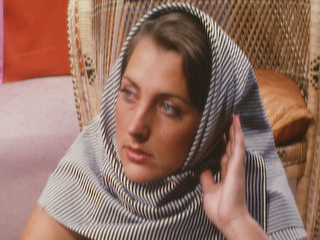
%> input picture data/barbaraFaceRgb.tif, 320 x 240 px
$ octave practice09_11_ip.m   (GNU Octave 9; MATLAB toolbox functions it lacks are replaced by stand-ins)
%> lines starting %> are read from the running program, lines starting %| are printed output that depends on the picture
### Sec06/eigLpFir.m
function h = eigLpFir(nOrder,passBandEdge,stopBandEdge, alpha)
% eigLpFir : 固有フィルタ設計 (Type I)
%
%   h = eigLpFir(order,passBandEdge,stopBandEdge,alpha)
%
% 入力
%   order        : フィルタ次数 (偶数)
%   passBandEdge : 通過域端 (ナイキスト周波数を1.0として)
%   stopBandEdge : 阻止域端 (ナイキスト周波数を1.0として)
%   alpha        : 通過域と阻止域の重み(0.0<alpha<1.0)
%
% 出力
%   h            : インパルス応答
%
%   フィルタ次数 order、通過域端 passBandEdge、
%   阻止域端 stopBandEdge、重みパラメータalpha を与えると、
%   固有フィルタ設計法により低域通過フィルタを作成し、
%   h としてインパルス応答を出力。
%
% $Id: eigLpFir.m,v 1.2 2007/05/07 11:09:47 sho Exp $
%
% Copyright (C) 2006-2007 Shogo MURAMATSU, All rights reserved
%
narginchk(4,4);

if rem(nOrder,2) ~= 0
    error('次数は偶数でなければなりません。');
end;
if (passBandEdge > stopBandEdge)
    error('通過域端は、阻止域端より低くなければなりません。');
end

% 独立なフィルタ係数の数
nCoefficients = nOrder/2;

% 通過域端の換算（正規化角周波数）
omegaPass = passBandEdge * pi;
% 阻止域端の換算（正規化角周波数）
omegaStop = stopBandEdge * pi;

% 行列Q, Pの生成
Q = zeros(nCoefficients+1);
P = zeros(nCoefficients+1);
for iRowCoef = 1:nCoefficients+1
    m=iRowCoef-1;
    for iColCoef = 1:nCoefficients+1
        n=iColCoef-1;
        if m==n
            if m==0
                Q(iRowCoef,iColCoef) = 0;
                P(iRowCoef,iColCoef) = 1-omegaStop/pi;
            else
                Q(iRowCoef,iColCoef) = 1/pi * ...
                    (3/2 * omegaPass ...
                        - 2*sin(m*omegaPass)/m ...
                        + sin(2*m*omegaPass)/(4*m) );
                P(iRowCoef,iColCoef) = 1/(2*pi) * ...
                    ( pi - omegaStop ...
                        - sin(2*m*omegaStop)/(2*m) );
            end
        else
           if m==0 || n==0
               Q(iRowCoef,iColCoef) = 0;
           else
               Q(iRowCoef,iColCoef) = 1/pi * ...
                    (omegaPass ...
                        - ( sin(m*omegaPass)/m + sin(n*omegaPass)/n) ...
                        + sin( (m+n)*omegaPass ) / (2 * (m+n) )...
                        + sin( (m-n)*omegaPass ) / (2 * (m-n) ) );
           end
           P(iRowCoef,iColCoef) = 1/(2*pi) * ...
                ( ( - sin( (m+n)*omegaStop )/(m+n) ) ...
                    + ( - sin( (m-n)*omegaStop )/(m-n) ) );
        end
    end
end

% 行列Rの生成（実、対称の正定値行列）
R = alpha * P + (1-alpha) * Q;

% 係数ベクトルの準備（初期値をランダムに設定）
b = rand(nCoefficients+1,1);
b = b/norm(b);

% 最小固有値に対応する固有ベクトルの計算
previousCoefficients = zeros(size(b));
epsilon = Inf;
while (epsilon > 1e-9)
    b = R\b;
    b = b/norm(b);
    epsilon = norm(b - previousCoefficients);
    previousCoefficients = b;
end

h = [flipud(b(2:nCoefficients+1)); 2 * b(1) ;b(2:nCoefficients+1)];
h = h/sum(h);

% end of eigLpFir

### 2019before/Sec09/upsample2.m
function [outputArray, X, Y] = upsample2(inputArray,upMtx)
%
% Inputs
%
%   inputArray: input array
%   upMtx: upsampling matrix
%
% Outputs
%
%   outputArray: output array
%   X          : horizontal sampling points
%   Y          : vertical sampling points
%
% $Id: upsample2.m,v 1.2 2007/05/07 11:09:47 sho Exp $
%
% Copyright (C) 2005-2007 Shogo MURAMATSU, All rights reserved
%

% 볺쀍봹쀱궻긖귽긛
nRowsInputArray = size(inputArray,1);
nColsInputArray = size(inputArray,2);
nCompInputArray = size(inputArray,3);

% 귺긞긵긖깛긵깏깛긐뚣궻봹쀱붝댪똶럁
vertexPoints(:,1) = [ 0 0 ].';
vertexPoints(:,2) = upMtx * [ 0 nColsInputArray ].';
vertexPoints(:,3) = upMtx * [ nRowsInputArray 0 ].';
vertexPoints(:,4) = upMtx * [ nRowsInputArray nColsInputArray ].';
minPoint = floor(min(vertexPoints,[],2));
maxPoint = ceil(max(vertexPoints,[],2))-1;

% 귺긞긵긖깛긵깏깛긐
clear arrayY;
iRow = 1;
for m0 = minPoint(1):maxPoint(1)
    iCol = 1;
    for m1 = minPoint(2):maxPoint(2)
        outputArray(iRow, iCol, :) = zeros(1,nCompInputArray,...
                'like',inputArray);
        originalPoint = upMtx \ [ m0 m1 ].';
        lat = upMtx * fix(originalPoint);
        if m0 == lat(1) && m1 == lat(2)
            n0 = originalPoint(1);
            n1 = originalPoint(2);
            if n0 >= 0 && n0 < nRowsInputArray  && ...
                n1 >= 0 && n1< nColsInputArray
                outputArray(iRow, iCol, :) = inputArray(n0 + 1, n1 + 1, :);
            end
        end
       iCol = iCol + 1;
    end
    iRow = iRow + 1;
end

Y = minPoint(1):maxPoint(1);
X = minPoint(2):maxPoint(2);

% end of upsample2

### 2019before/Sec09/downsample2.m
function [outputArray, X, Y] = downsample2(inputArray,downMtx,phase)
%
% Inputs
%
%   inputArray: input array
%   downMtx:    downsampling matrix
%   phase:      downsampling phase
%
% Outputs
%
%   outputArray: output array
%   X          : horizontal sampling points
%   Y          : vertical sampling points
%
% $Id: downsample2.m,v 1.2 2007/05/07 11:09:47 sho Exp $
%
% Copyright (C) 2006-2015 Shogo MURAMATSU, All rights reserved
%
if nargin < 3
    phase = [0 0].';
else
    phase = phase(:);
end

% 入力配列のサイズ
nRowsInputArray = size(inputArray,1);
nColsInputArray = size(inputArray,2);
nCompInputArray = size(inputArray,3);

% ダウンサンプリング後の配列範囲計算
vertexPoints(:,1) = [ 0 0 ].';
vertexPoints(:,2) = downMtx \ [ 0 nColsInputArray-1 ].';
vertexPoints(:,3) = downMtx \ [ nRowsInputArray-1 0 ].';
vertexPoints(:,4) = downMtx \ [ nRowsInputArray-1 nColsInputArray-1 ].';
minPoint = floor(min(vertexPoints,[],2));
maxPoint = ceil(max(vertexPoints,[],2));

% 間引き位相の FPD(downMtx)内への変換
phase = phase - downMtx * floor(downMtx \ phase);

% ダウンサンプリング
clear arrayY;
iRow = 1;
for m0 = minPoint(1):maxPoint(1)
    iCol = 1;
    for m1 = minPoint(2):maxPoint(2)
        originalPoint = downMtx * [ m0 m1 ].';
        n0 = originalPoint(1) + phase(1);
        n1 = originalPoint(2) + phase(2);
        if n0 >= 0 && n0 < nRowsInputArray  && ...
                n1 >= 0 && n1< nColsInputArray
            outputArray(iRow, iCol, :) = inputArray(n0 + 1, n1 + 1, :);
        else
            outputArray(iRow, iCol, :) = zeros(1,nCompInputArray,...
                'like',inputArray);
        end
       iCol = iCol + 1;
    end
    iRow = iRow + 1;
end

Y = minPoint(1):maxPoint(1);
X = minPoint(2):maxPoint(2);

% end of downsample2

### Sec09/practice09_11_ip.m
% practice09_11.m
%
% $Id: practice09_11_ip.m,v 1.2 2007/05/07 11:09:47 sho Exp $
%
% Copyright (C) 2005-2015 Shogo MURAMATSU, All rights reserved
%

%% 補間率と間引き率
% 垂直補間率
up0 = 2;
% 垂直間引き率
down0 = 3;

% 水平補間率
up1 = 2;
% 水平間引き率
down1 = 3;

%% 画像の読込
pictureOriginal = rgb2gray(imread('./data/barbaraFaceRgb.tif'));
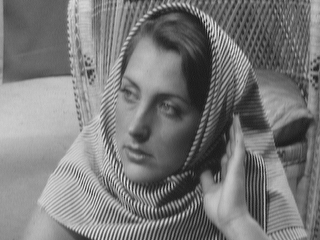
%> pictureOriginal: size 240x320 uint8; min 15, max 236, mean 121.3

%% 原画像
figure(1)
imshow(pictureOriginal)
title('Before conversion of sampling lattice')

%% 垂直用フィルタ設計
factor0 = max(up0,down0);
order0 = 2 * (up0 * down0 - 1);
edgePassBand0 = 1/factor0 * 0.5;
edgeStopBand0 = 1/factor0 * 1.5;
weight0 = 0.5; % pass:stop = 1:1
g0 = eigLpFir(order0,edgePassBand0,edgeStopBand0,weight0);

%% 水平用フィルタ設計
factor1 = max(up1,down1);
order1 = 2 * (up1 * down1 - 1);
edgePassBand1 = 1/factor1 * 0.5;
edgeStopBand1 = 1/factor1 * 1.5;
weight1 = 0.5; % pass:stop = 1:1
g1 = eigLpFir(order1,edgePassBand1,edgeStopBand1,weight1);

%% 2次元フィルタ
G = up0 * up1 * kron(g1.',g0);
figure(2)
freqz2(G)
xlabel('\omega_1 (\times\pi rad)')
ylabel('\omega_0 (\times\pi rad)')
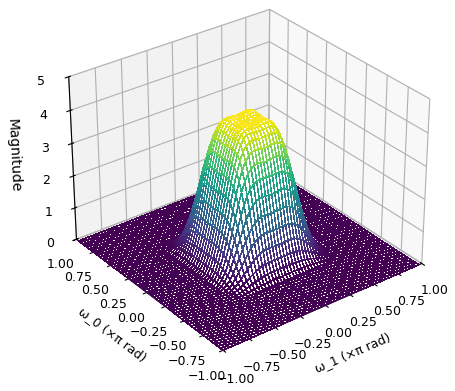
%> figure redrawn from the program's plot data

%% 2次元アップサンプリング
upMtx = diag([up0 up1]);
pictureU = upsample2(pictureOriginal,upMtx);
%> after the loop in upsample2, `for m0 = minPoint(1):maxPoint(1)`:
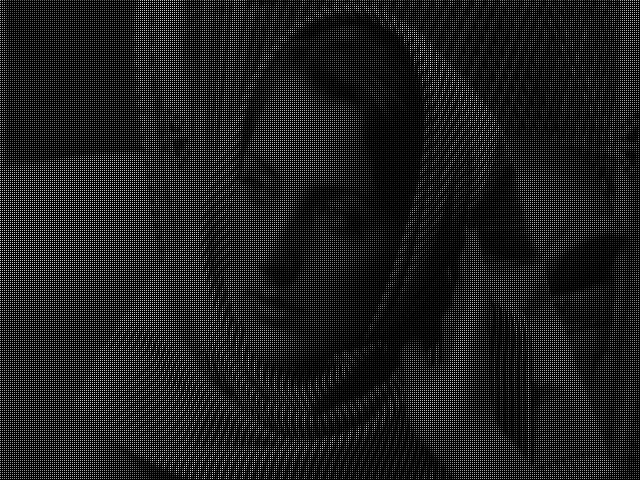
%> outputArray: size 480x640 uint8; min 0, max 236, mean 30.3
%> after the loop in upsample2, `for m0 = minPoint(1):maxPoint(1)`: iRow = 481; n0 = 239; n1 = 319

%% 2次元畳み込み
clear pictureG
pictureG = imfilter(pictureU,G);
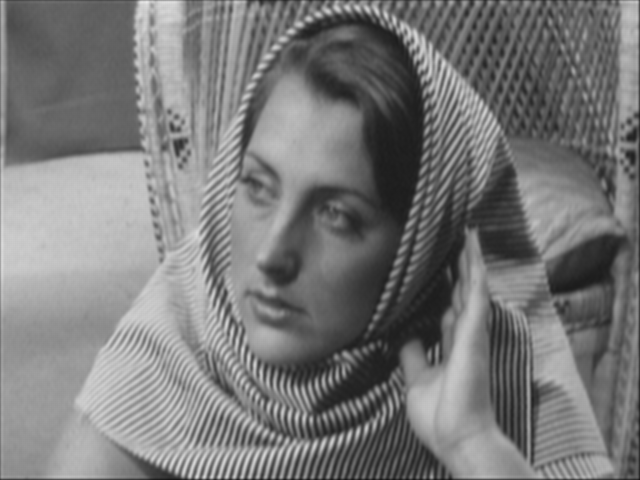
%> pictureG: size 480x640 uint8; min 20, max 233, mean 121.1

% 2次元ダウンサンプリング
downMtx = diag([down0 down1]);
pictureOutput = uint8(downsample2(pictureG,downMtx));
%> after the loop in downsample2, `for m0 = minPoint(1):maxPoint(1)`:
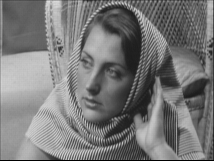
%> outputArray: size 161x214 uint8; min 0, max 220, mean 120.2
%> after the loop in downsample2, `for m0 = minPoint(1):maxPoint(1)`: iRow = 162

%% 処理画像
figure(3)
imshow(pictureOutput)
title('After conversion of sampling lattice')

% end

$ run again, with data/boatsRgb.tif copied over data/barbaraFaceRgb.tif
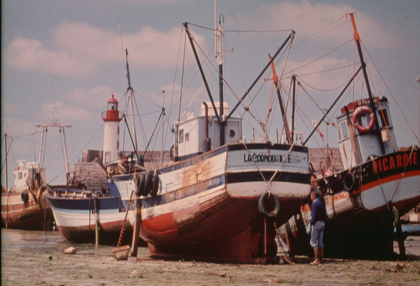
%> input picture data/boatsRgb.tif, 420 x 286 px, shrunk from 704 x 480 before the run
%> after the loop in upsample2, `for m0 = minPoint(1):maxPoint(1)`:
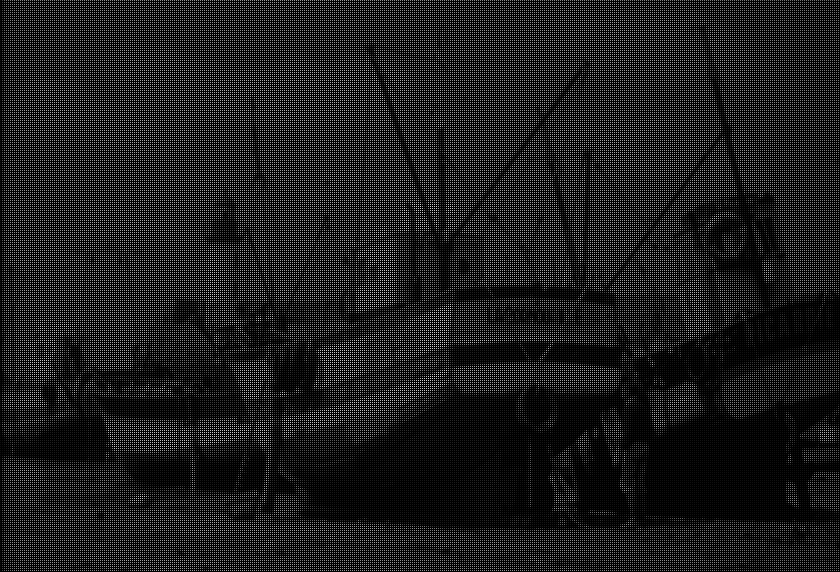
%> outputArray: size 572x840 uint8; min 0, max 220, mean 30
%> after the loop in upsample2, `for m0 = minPoint(1):maxPoint(1)`: iRow = 573; n0 = 285; n1 = 419
%> after the loop in downsample2, `for m0 = minPoint(1):maxPoint(1)`:
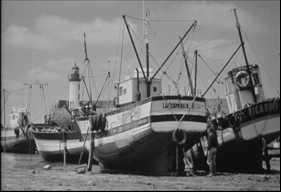
%> outputArray: size 192x281 uint8; min 0, max 225, mean 118.7
%> after the loop in downsample2, `for m0 = minPoint(1):maxPoint(1)`: iRow = 193
